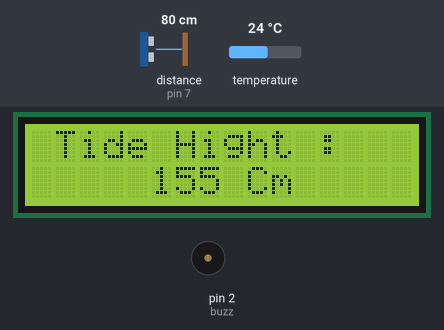
Bench run of a sketch on a simulated Arduino Mega 2560, built with avr-gcc and run on an emulated ATmega2560. Parts: 16×2 character LCD, buzzer (waves = sounding). Wiring (inferred from the names in the program): ultrasonic range finder: trigger pin 8; echo pin 7. Inputs (shaded band) come from the test bench; at power-on: distance to the obstacle (sensor on pin 7) 80 cm, temperature 24 °C. The echo pulse lasts 58.3 µs per cm; WiFi joins after 1.5 s; servers stay silent unless stated; uploads are accepted with an empty reply; what the sketch prints to the serial monitor is not drawn.

Above: at 2.2 s.
2.3 s: distance to the obstacle (sensor on pin 7) set to 2 cm
At 12.9 s:
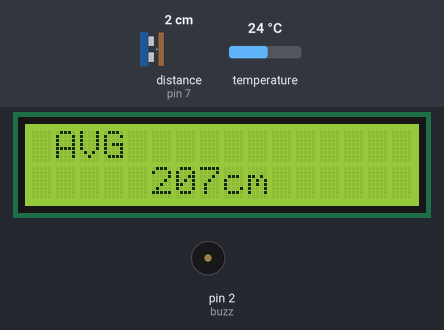
14.8 s: temperature set to 19 °C
At 16.6 s:
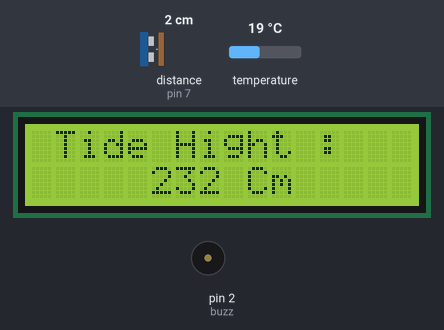
20.0 s: distance to the obstacle (sensor on pin 7) set to 4 cm
At 22.8 s:
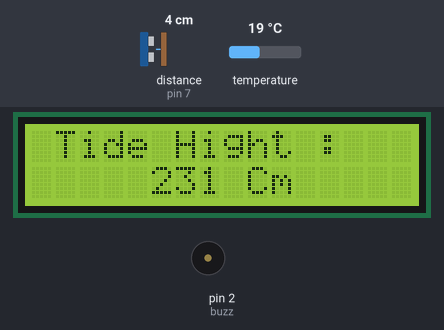
25.2 s: temperature set to 12 °C
At 30.2 s:
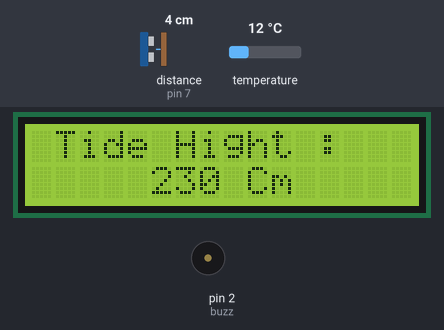
30.9 s: distance to the obstacle (sensor on pin 7) set to 9 cm
At 32.7 s:
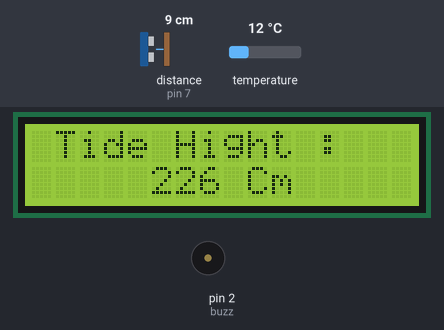
36.1 s: temperature set to 10.6 °C
At 43.4 s:
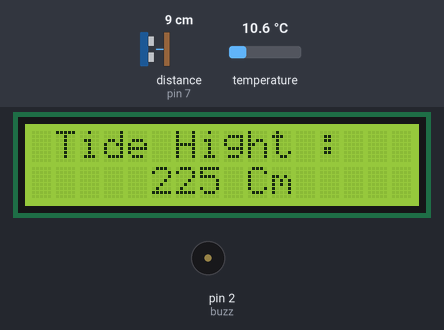
44.6 s: temperature set to 9.2 °C
Timing chart, 0 to 47.6 s (numbered marks = the images above; inputs shaded):
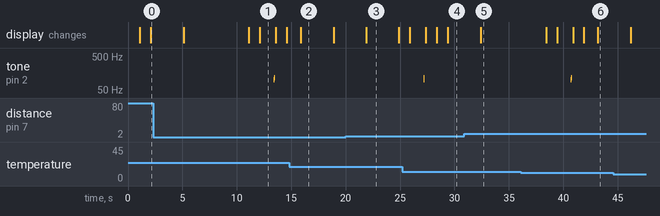

Measured:
- after the input at 14.8 s, the display: changes after 1.1 s (image 2)
- after the input at 20.0 s, the display: changes after 1.9 s (image 3)
- after the input at 30.9 s, the display: changes after 1.5 s (image 5)
- what the display in image 1 shows lasts 1.5 s, from 12.1 s to 13.6 s
- what the display in image 2 shows lasts 3.0 s, from 15.9 s to 18.9 s

The sketch:

v13.ino
```cpp
#include <Ethernet.h>
#include <SPI.h>
#include <SD.h>
#include <stdio.h>
#include <DS1302.h>
#include <LiquidCrystal.h>
#include <OneWire.h>

#define echoPin 7 // Echo Pin
#define trigPin 8 // Trigger Pi

OneWire  ds(A8);
LiquidCrystal lcd(30, 31, 32, 33, 34, 35);

int maximumRange = 800; // Maximum range needed
int minimumRange = 0; // Minimum range needed
long duration, distance; // Duration used to calculate distance
int temp =0;
int hight = 0;
int buzz = 2;
int numberofReadings =3;
int averageDistance =0;
const int chipSelect = 4;
char loc[]="1002";
int i =0;
byte mac[] = { 0xDE, 0xAD, 0xBE, 0xEF, 0xFE, 0xED };
byte ip[] = { 10, 10, 5, 168};
byte server[] = {10, 10, 5,76}; // Server IP
uint8_t subnet[4] = {255, 255, 255, 0};
uint8_t gwaddr[4] = {10, 30, 7, 254};
uint8_t dnsadr[4] = {10, 10, 1, 241};
EthernetClient client;

void(* resetFunc) (void) = 0;
const int kCePin   = 3;  // Chip Enable
const int kIoPin   = 5;  // Input/Output
const int kSclkPin = 6;  // Serial Clock
DS1302 rtc(kCePin, kIoPin, kSclkPin);


void getDistance();
float tempecture();
void sendDa();
void setup() {

     Serial.begin (9600);
     Ethernet.begin(mac, ip, dnsadr, gwaddr, subnet);
     pinMode(trigPin, OUTPUT);
     pinMode(echoPin, INPUT);
     pinMode(buzz,OUTPUT);
     lcd.begin(16, 2);
     lcd.setCursor(5, 0);
     lcd.print("Welcome");
     delay(1000);
     lcd.clear();
     lcd.setCursor(1, 0);
     lcd.print("Automatic Tide");
     lcd.setCursor(5, 1);
     lcd.print("Gauage");


     lcd.clear();


}
void loop() {

   sendDa();
  while (client.connected())
   {
              if (client.available()) {
                char c = client.read();
               // Serial.print(c);
              }
              if (!client.connected()) {
                    Serial.println();
                    Serial.println("disconnecting.");
                    client.stop();
                    setup();
                  }

   }

}


void getDistance(){

     duration=0;
     digitalWrite(trigPin, LOW);
     delayMicroseconds(2);
     digitalWrite(trigPin, HIGH);
     delayMicroseconds(10);
     digitalWrite(trigPin, LOW);
     duration = pulseIn(echoPin, HIGH);
      //Calculate the distance (in cm) based on the speed of sound.
     distance = duration/58.2;
     if (distance >= maximumRange || distance <= minimumRange){
     /* Send a negative number to computer and Turn LED ON
     to indicate "out of range" */
     Serial.println("-1");

    for(int i=0; i<8; i++)
	{
           digitalWrite(buzz, HIGH);
           delay(5);
           digitalWrite(buzz, LOW);
	}
     delay(1000);
      resetFunc();  //call reset
    }
     else {
      distance=234-distance;
      Serial.print(" ");
      Serial.println(distance);
      lcd.clear();
      lcd.setCursor(1, 0);
      lcd.print("Tide Hight : ");
      lcd.setCursor(5, 1);
      lcd.print(distance);
      lcd.print(" Cm");
     }

}


float tempecture()
{
     byte i;
  byte present = 0;
  byte type_s;
  byte data[12];
  byte addr[8];
  float celsius, fahrenheit;

  if ( !ds.search(addr)) {
    Serial.println("No more addresses.");
   // Serial.println();
    ds.reset_search();
    delay(250);

  }

  //Serial.print("ROM =");
  for( i = 0; i < 8; i++) {
    //Serial.write(' ');
    //Serial.print(addr[i], HEX);
  }

  if (OneWire::crc8(addr, 7) != addr[7]) {
      Serial.println("CRC is not valid!");

  }
 // Serial.println();

  // the first ROM byte indicates which chip
  switch (addr[0]) {
    case 0x10:
      //Serial.println("  Chip = DS18S20");  // or old DS1820
      type_s = 1;
      break;
    case 0x28:
      //Serial.println("  Chip = DS18B20");
      type_s = 0;
      break;
    case 0x22:
     // Serial.println("  Chip = DS1822");
      type_s = 0;
      break;
    default:
      Serial.println("Device is not a DS18x20 family device.");

  }

  ds.reset();
  ds.select(addr);
  ds.write(0x44, 1);        // start conversion, with parasite power on at the end

  delay(1000);     // maybe 750ms is enough, maybe not
  // we might do a ds.depower() here, but the reset will take care of it.

  present = ds.reset();
  ds.select(addr);
  ds.write(0xBE);         // Read Scratchpad


  //Serial.print(" ");
  for ( i = 0; i < 9; i++) {           // we need 9 bytes
    data[i] = ds.read();

  }


  // Convert the data to actual temperature
  // because the result is a 16 bit signed integer, it should
  // be stored to an "int16_t" type, which is always 16 bits
  // even when compiled on a 32 bit processor.
  int16_t raw = (data[1] << 8) | data[0];
  if (type_s) {
    raw = raw << 3; // 9 bit resolution default
    if (data[7] == 0x10) {
      // "count remain" gives full 12 bit resolution
      raw = (raw & 0xFFF0) + 12 - data[6];
    }
  } else {
    byte cfg = (data[4] & 0x60);
    // at lower res, the low bits are undefined, so let's zero them
    if (cfg == 0x00) raw = raw & ~7;  // 9 bit resolution, 93.75 ms
    else if (cfg == 0x20) raw = raw & ~3; // 10 bit res, 187.5 ms
    else if (cfg == 0x40) raw = raw & ~1; // 11 bit res, 375 ms
    //// default is 12 bit resolution, 750 ms conversion time
  }
  celsius = (float)raw / 16.0;
  fahrenheit = celsius * 1.8 + 32.0;
  //Serial.print("  Temperature = ");

  //Serial.print(" Celsius, ");

  return celsius;
}


void sendDa()
{
   float temp=0;
   temp= tempecture();
   while(temp<10){
    temp= tempecture();
   }
   averageDistance=0;
     for(int j=0;j<numberofReadings;j++){
          getDistance();
          averageDistance = averageDistance+distance;
          delay(3000);
     }
    lcd.clear();
    lcd.setCursor(1, 0);

    delay(1000);
    averageDistance=averageDistance/numberofReadings;
    Serial.println(" Avarage Distence:");
    Serial.println(averageDistance);
    lcd.clear();
    lcd.setCursor(1, 0);
    lcd.print("AVG");
    lcd.setCursor(5, 1);
    lcd.print( averageDistance);
    lcd.print( "cm");

    Serial.println("connecting...");

   if (client.connect(server, 80))
    {

      Serial.println("connected");
      String dataString = "";
      client.print("GET /tide/datacap.aspx?Hight=");
      client.print(averageDistance);
      client.print("&Temp=");
      client.print(temp);
      client.print("&Loc=");
      client.print(loc);
      client.println(" HTTP/1.0");
      client.println();
      delay(1000);
      for(i=0; i<10; i++)
      {
         digitalWrite(buzz, HIGH);
         delay(10);
         digitalWrite(buzz, LOW);
      }

  }
  else
  {
    Serial.println("connection failed");
        lcd.clear();
        lcd.setCursor(1, 0);
        lcd.print("No Network");
        for(i=0; i<800; i++)
  {
             digitalWrite(buzz, HIGH);
             delay(10);
             digitalWrite(buzz, LOW);
  }
        lcd.clear();


  }

}
```
